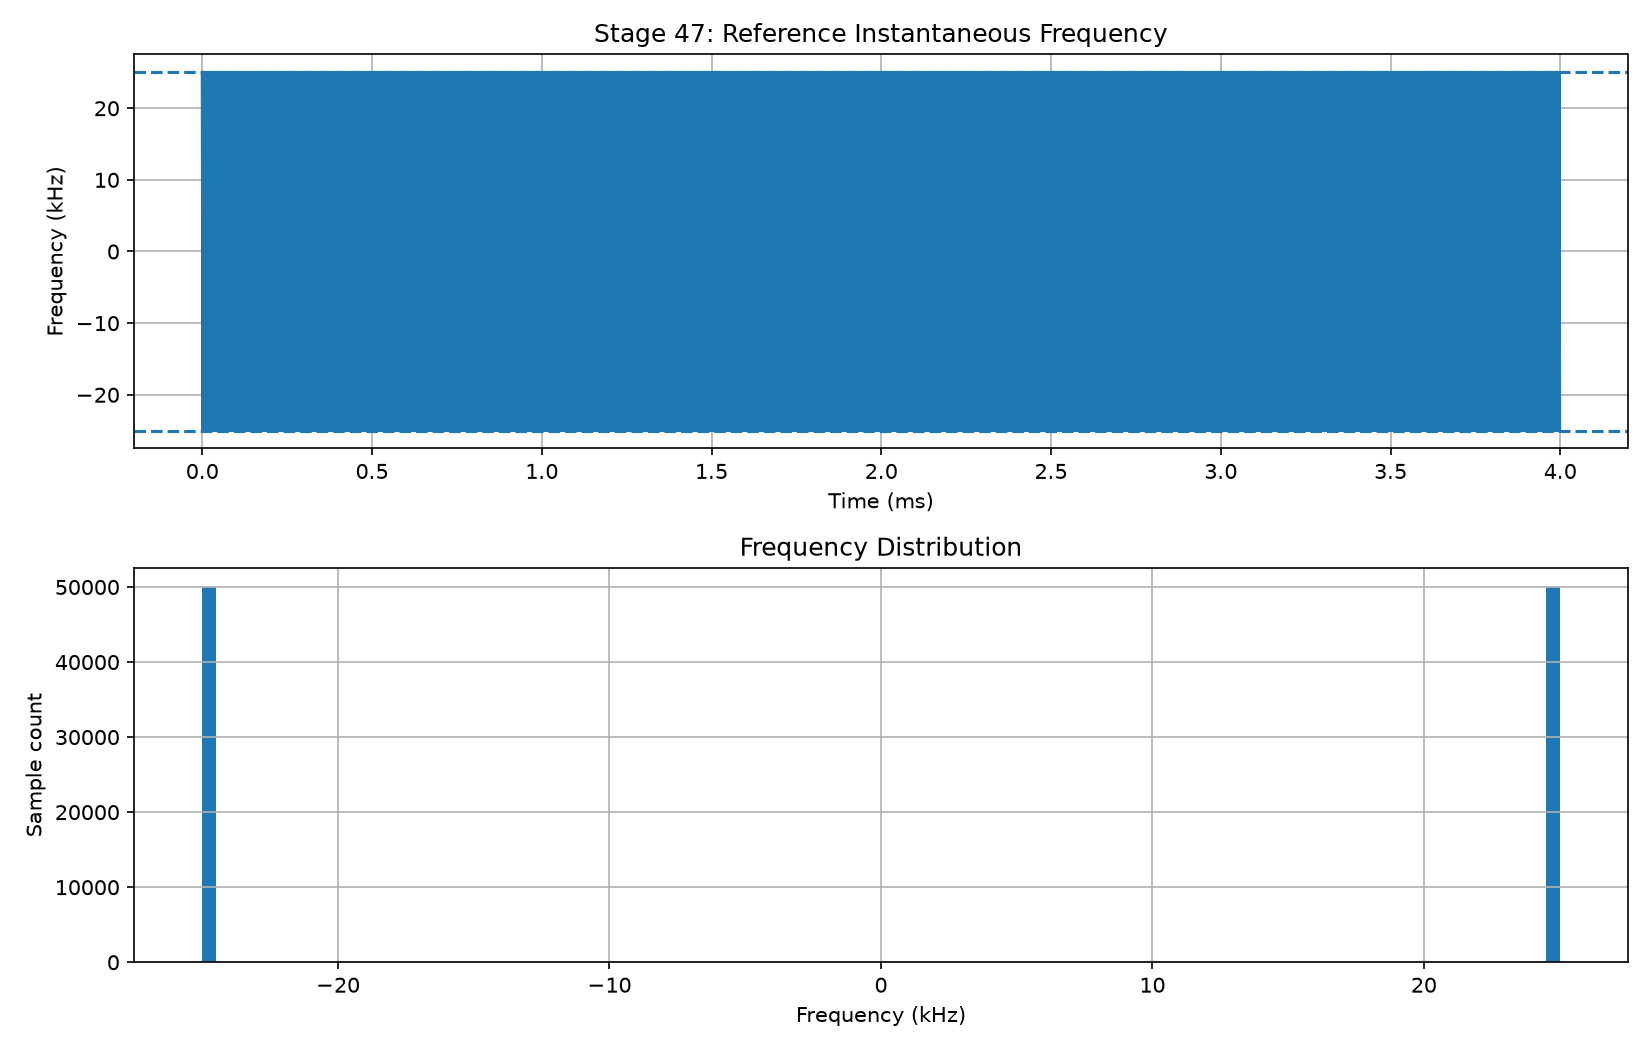

This figure's Python source:

from pathlib import Path
import numpy as np
import matplotlib.pyplot as plt
import csv

FOLDER = Path(r"C:\Users\tharunkumar\Desktop\FSK_GPR")
FS = 500_000
EXPECTED_DEVIATION = 25_000

source_file = FOLDER / "reference_stage45.dat"

if not source_file.exists():
    raise FileNotFoundError(f"Missing file: {source_file}")

signal = np.fromfile(source_file, dtype=np.complex64)

if len(signal) < 10:
    raise ValueError("Not enough samples for analysis.")

# Estimate instantaneous frequency from phase increments.
phase_difference = np.angle(signal[1:] * np.conj(signal[:-1]))
frequency_hz = phase_difference * FS / (2 * np.pi)

# Ignore non-finite values.
frequency_hz = frequency_hz[np.isfinite(frequency_hz)]

# Divide samples by frequency sign.
negative = frequency_hz[frequency_hz < 0]
positive = frequency_hz[frequency_hz >= 0]

print("=" * 60)
print("STAGE 47: FSK STATE VERIFICATION")
print("=" * 60)
print(f"Samples analyzed: {len(signal):,}")
print(f"Sample rate: {FS:,} samples/s")
print(f"Expected deviation: +/-{EXPECTED_DEVIATION:,} Hz")

print("\nInstantaneous-frequency statistics:")
print(f"Minimum: {np.min(frequency_hz):.2f} Hz")
print(f"Maximum: {np.max(frequency_hz):.2f} Hz")
print(f"Mean: {np.mean(frequency_hz):.2f} Hz")
print(f"Standard deviation: {np.std(frequency_hz):.2f} Hz")

print("\nFrequency samples split by sign:")
if len(negative):
    print(f"Negative-state mean: {np.mean(negative):.2f} Hz")
    print(f"Negative-state standard deviation: {np.std(negative):.2f} Hz")
else:
    print("No negative-frequency samples.")

if len(positive):
    print(f"Positive-state mean: {np.mean(positive):.2f} Hz")
    print(f"Positive-state standard deviation: {np.std(positive):.2f} Hz")
else:
    print("No positive-frequency samples.")

# Save CSV with all frequency estimates.
csv_path = FOLDER / "stage47_fsk_frequency_samples.csv"
with open(csv_path, "w", newline="") as file:
    writer = csv.writer(file)
    writer.writerow(["Sample_index", "Instantaneous_frequency_Hz"])
    writer.writerows(
        (index, float(value))
        for index, value in enumerate(frequency_hz)
    )

# Plot the frequency estimates and their distribution.
fig, axes = plt.subplots(2, 1, figsize=(11, 7))

plot_count = min(2000, len(frequency_hz))
time_ms = np.arange(plot_count) / FS * 1000

axes[0].plot(time_ms, frequency_hz[:plot_count] / 1000)
axes[0].axhline(EXPECTED_DEVIATION / 1000, linestyle="--")
axes[0].axhline(-EXPECTED_DEVIATION / 1000, linestyle="--")
axes[0].set_title("Stage 47: Reference Instantaneous Frequency")
axes[0].set_xlabel("Time (ms)")
axes[0].set_ylabel("Frequency (kHz)")
axes[0].grid(True)

axes[1].hist(frequency_hz / 1000, bins=100)
axes[1].set_title("Frequency Distribution")
axes[1].set_xlabel("Frequency (kHz)")
axes[1].set_ylabel("Sample count")
axes[1].grid(True)

plt.tight_layout()

plot_path = FOLDER / "stage47_fsk_state_verification.png"
plt.savefig(plot_path, dpi=150)
plt.close()

print(f"\nSaved frequency data: {csv_path}")
print(f"Saved verification plot: {plot_path}")
print("\nNote: This checks the digital reference signal, not physical GPR.")
